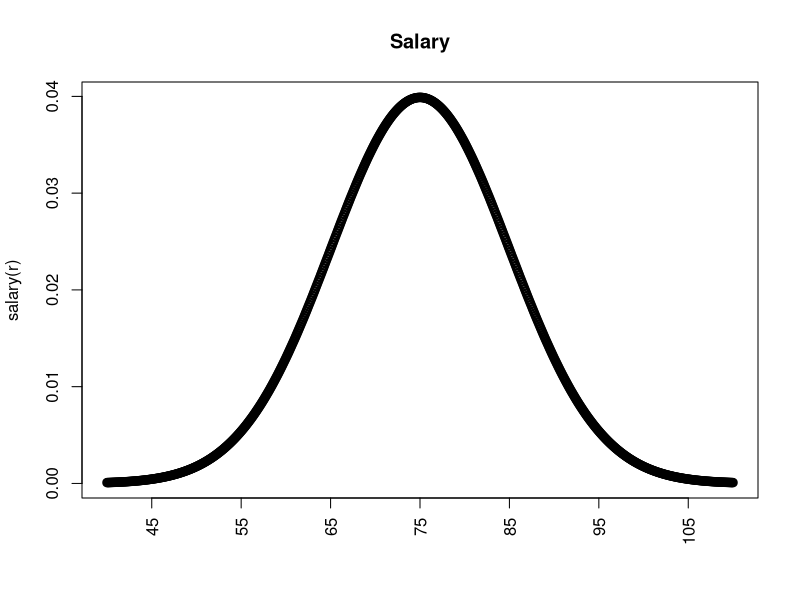

Write R code to recreate this figure. (Note: this script raises an error after producing the figure.)
salary = function(x) {dnorm(x, mean = 75, sd=10)}
r = seq(40, 110, 0.1)
lab = seq(45, 105, 10)
plot(r, salary(r), xlab="", main="Salary", lwd = 2, xaxt="n")
axis(1, at = lab, las=2)

salaryProp = function(x) {pnorm(x, mean = 75, sd = 10)}
salaryProp(59)

salaryPrec = function(x) {}

salary = function(x) {qnorm(x, mean = 75, sd=10)}
salary(0.85)

dgamma(x.range,alpha,1/beta)
gamma = function(x) {pgamma(x,2, (1/7))}

gamma(4)